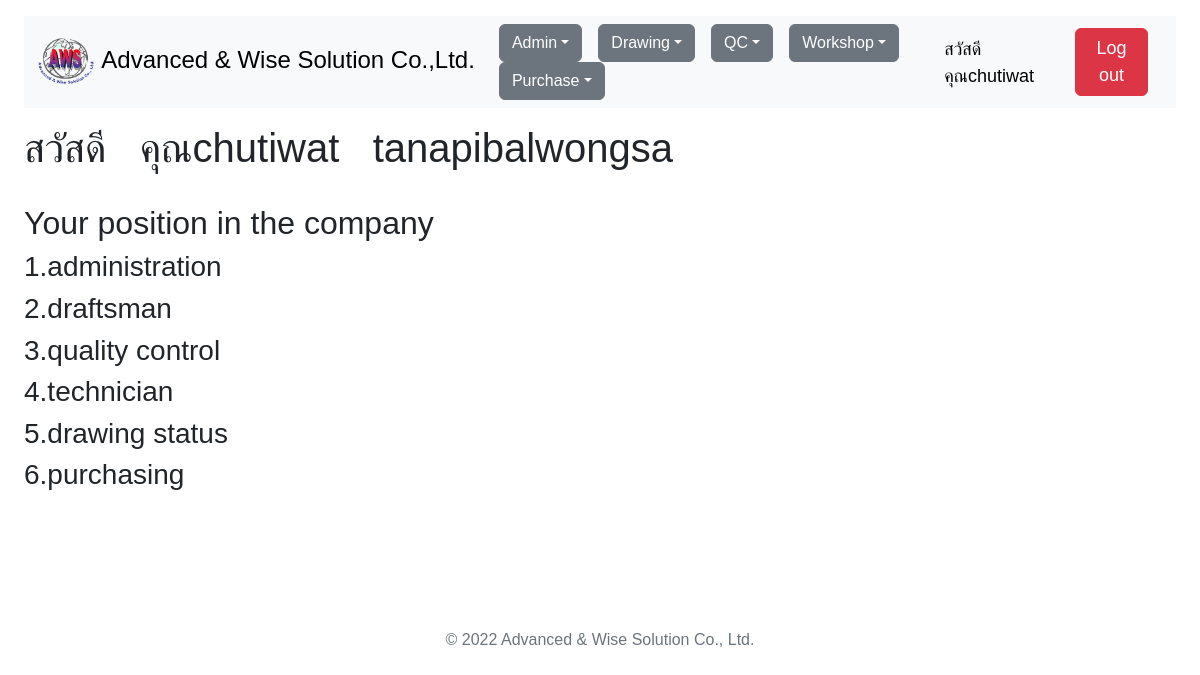
Page /aws-system-intranet/intranet-home/ (signed in) on the committed database.
### employee_data/models.py (models this page shows, shortened)
class CompanyPosition(models.Model):
    position_name = models.CharField(max_length=50, null=True, blank=True)

### employee_data/views.py (the view)
# urls.py: path('intranet-home/', EmployeeHome, name='aws-system-home'),
def EmployeeHome(request):
    context = {}
    login_user_position_list=[]
    login_username = request.user.username
    user_detail = User.objects.get(username=login_username)
    employee_profile = EmployeeProfile.objects.get(user = user_detail.pk)
    position_list = ProfilePosition.objects.filter(profile_id = employee_profile.pk)
    for user_position in position_list:
        position_name = CompanyPosition.objects.get(pk=user_position.position_id.pk)
        login_user_position_list = np.append(login_user_position_list,position_name.position_name)
    if len(login_user_position_list) != 0:
        context['position_list'] = login_user_position_list
        context['position_status'] = True
        return render(request, 'employee_data/employee_data-home.html', context)
    else:
        context['position_status'] = False
        return render(request, 'employee_data/employee_data-home.html')

### employee_data/template/employee_data/employee_data-home.html (shortened to what this page needs)
{% extends 'employee_data/employee_data-base.html' %}
{% block main-content %}
{% if user.is_authenticated %}
  <h1>สวัสดี &nbsp; คุณ{{ request.user.first_name }} &nbsp; {{ request.user.last_name }} </h1>
  <br>
  {% if position_status == True %}
    <h2>Your position in the company</h2>
    {% for position in position_list %}
      <h3>{{ forloop.counter }}.{{ position }}</h3>
    {% endfor %}
  {% else %}
    <h2>Waiting HR or admin assign your position in the company.</h2>
  {% endif %}
{% endif %}
{% endblock main-content %}

### employee_data/template/employee_data/employee_data-base.html (shortened to what this page needs)
{% load static %}
<!doctype html>
<html lang="en">
  <head>
    <link rel="stylesheet" href="{% static 'css/bootstrap.min.css' %}" >
    <link href="{% static 'css/MyCss.css' %}" rel="stylesheet" type="text/css">
  </head>
  <body onload="OnLoadDesign();">
    <div class="container-fluid py-3">
      <div class="container-fluid">
        <header>
          <nav class="navbar navbar-expand-lg navbar-light bg-light navbar-default">
            <div class="container-fluid">
              <div class="navbar-header">
                <a href="/" class="navbar-brand">
                  <span style="font-size:x-large; color:black;">
                  <img src="{% static 'img/AWS logo.png' %}" style="width:60px;" class="rounded-pill">
                  Advanced & Wise Solution Co.,Ltd.</span>
                </a>
              </div>
              <div class="collapse navbar-collapse" id="collapsibleNavbar">
                  <ul class="nav navbar-nav navbar-left">
                    {% if user.is_authenticated %}
                      {% if position_status == True %}
                        {% for position in position_list %}
                          {% if position == 'technician' %}
                            <li class="nav-item">
                              <div class="dropdown px-2">
                                <button class="btn btn-secondary dropdown-toggle" type="button" id="workshopDropdown" data-bs-toggle="dropdown" aria-expanded="false" >Workshop</button>
                              </div>
                            </li>
                          {% endif %}
                          {% if position == 'quality control' %}
                            <li class="nav-item">
                              <div class="dropdown px-2">
                                <button class="btn btn-secondary dropdown-toggle" type="button" id="qcDropdown" data-bs-toggle="dropdown" aria-expanded="false" >QC</button>
                              </div>
                            </li>
                          {% endif %}
                          {% if position == 'draftsman' %}
                            <li class="nav-item">
                              <div class="dropdown px-2">
                                <button class="btn btn-secondary dropdown-toggle" type="button" id="draftmanDropdown" data-bs-toggle="dropdown" aria-expanded="false" >Drawing</button>
                              </div>
                            </li>
                          {% endif %}
                          {% if position == 'administration' %}
                            <li class="nav-item">
                              <div class="dropdown px-2">
                                <button class="btn btn-secondary dropdown-toggle" type="button" id="adminDropdown" data-bs-toggle="dropdown" aria-expanded="false" >Admin</button>
                              </div>
                            </li>
                          {% endif %}
                          {% if position == 'purchasing' %}
                            <li class="nav-item">
                              <div class="dropdown px-2">
                                <button class="btn btn-secondary dropdown-toggle" type="button" id="purchaseDropdown" data-bs-toggle="dropdown" aria-expanded="false" >Purchase</button>
                              </div>
                            </li>
                          {% endif %}
                        {% endfor %}
                      </ul>
                      {% endif %}
                    {% endif %}
                    {% if user.is_authenticated %}
                  <form class="navbar-nav ms-auto mb-2 mb-lg-0" method="POST" action='{% url "logout-page" %}' novalidate>
                      <a style="font-size:large;" class="mt-2 mx-2 text-black text-decoration-none" href="{% url 'aws-system-home' %}" >สวัสดี &nbsp; คุณ{{ request.user.first_name }} &nbsp;&nbsp;</a>
                      <button style="font-size:large;" type="submit" class="me-3 btn btn-danger">Log out</button>
                    </form>
                    {% else %}
                    <form class="navbar-nav ms-auto mb-2 mb-lg-0">
                      <a style="font-size:large;" class=" text-black text-decoration-none" href="{% url 'login-page'%}">Log in</a>
                    </form>
                    {% endif %}
              </div>
            </div>
          </nav>
        </header>
      </div>
      <div class="container-fluid py-3">
        {% block main-content %}
        {% endblock main-content %}
      </div>
    </div>
  </body>
  <footer class="my-5 pt-5 text-muted text-center text-small">
    <p class="mb-1">&copy; 2022 Advanced & Wise Solution Co., Ltd.</p>
  </footer>
</html>

### employee_data/template/employee_data/employee_data-base.html (style rules this page uses)
body { min-height: 100vh; font-family: Arial; }

### rows in the picture
CompanyPosition: position_name "administration"
CompanyPosition: position_name "draftsman"
CompanyPosition: position_name "quality control"
CompanyPosition: position_name "technician"
CompanyPosition: position_name "drawing status"
CompanyPosition: position_name "purchasing"

### other values in the picture
{{ request.user.first_name }} "chutiwat"
{{ request.user.last_name }} "tanapibalwongsa"
